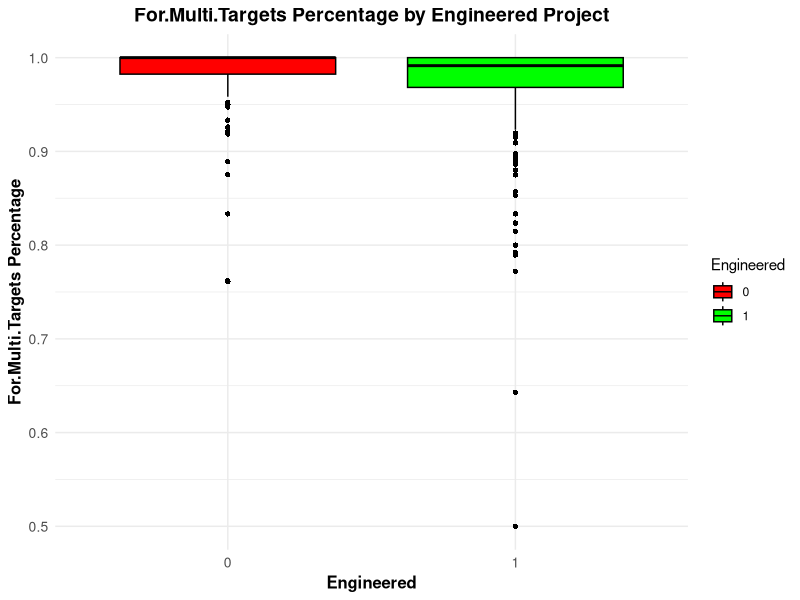

Here is the R script that generated this plot:
install.packages("ggplot2")
library(ggplot2)
library(car)
data = read.csv('../dataset/NicheSonarMergedCleaned.csv')


#-------------------------------------------------------------------#
#PYTHONIC_PERCENTAGE ANALYSIS

boxplot_gg <- ggplot(data, aes(x = factor(Engineered.ML.Project), y = pythonic_percentage)) +
  geom_boxplot(aes(fill = factor(Engineered.ML.Project)), color = "black", outlier.color = "black", outlier.shape = 16) +
  scale_fill_manual(values = c("0" = "red", "1" = "green")) +
  labs(title = "Pythonic Percentage by Engineered Project",
       x = "Engineered",
       y = "Pythonic Percentage",
       fill = "Engineered") +
  theme_minimal() +
  theme(plot.title = element_text(hjust = 0.5, size = 14, face = "bold"),
        axis.title.x = element_text(size = 12, face = "bold"),
        axis.title.y = element_text(size = 12, face = "bold"),
        axis.text.x = element_text(size = 10),
        axis.text.y = element_text(size = 10))

#ASSUMPTIONS FOR T-TEST
shapiro.test(data$pythonic_percentage[data$Engineered.ML.Project == 0])
shapiro.test(data$pythonic_percentage[data$Engineered.ML.Project == 1])

t_test_result <- t.test(pythonic_percentage ~ Engineered.ML.Project, data = data)
print(t_test_result)


#-------------------------------------------------------------------#


# Load necessary library
library(ggplot2)

# Define the Pythonic and Non-Pythonic columns
pythonic_cols <- c("PY_Assign.Multi.Targets", "PY_Call.Star", "PY_List.Comprehension", "PY_Dict.Comprehension", 
                   "PY_Set.Comprehension", "PY_Truth.Value.Test", "PY_Chain.Compare", "PY_For.Multi.Targets", 
                   "PY_For.Else")
non_pythonic_cols <- c("Assign.Multi.Targets", "Call.Star", "List.Comprehension", "Dict.Comprehension", 
                       "Set.Comprehension", "Truth.Value.Test", "Chain.Compare", "For.Multi.Targets", 
                       "For.Else")



# Calculate the Pythonic percentage for each idiom
for (i in 1:length(pythonic_cols)) {
  py_col <- pythonic_cols[i]
  percentage_col <- paste0(py_col, "_Percentage")
  data[[percentage_col]] <- data[[py_col]] / (data[[py_col]] + data[[non_pythonic_cols[i]]])
} 

# Wilcoxon test for each idiom percentage

wilcox.test(PY_Assign.Multi.Targets_Percentage ~ Engineered.ML.Project, data = data)
wilcox.test(PY_Call.Star_Percentage ~ Engineered.ML.Project, data = data)
wilcox.test(PY_List.Comprehension_Percentage ~ Engineered.ML.Project, data = data)
wilcox.test(PY_Dict.Comprehension_Percentage ~ Engineered.ML.Project, data = data)
wilcox.test(PY_Set.Comprehension_Percentage ~ Engineered.ML.Project, data = data)
wilcox.test(PY_Truth.Value.Test_Percentage ~ Engineered.ML.Project, data = data)
wilcox.test(PY_Chain.Compare_Percentage ~ Engineered.ML.Project, data = data)
wilcox.test(PY_For.Multi.Targets_Percentage ~ Engineered.ML.Project, data = data)
wilcox.test(PY_For.Else_Percentage ~ Engineered.ML.Project, data = data)

#Boxplot for Assign.Multi.Targets
boxplot_gg <- ggplot(data, aes(x = factor(Engineered.ML.Project), y = PY_Assign.Multi.Targets_Percentage)) +
  geom_boxplot(aes(fill = factor(Engineered.ML.Project)), color = "black", outlier.color = "black", outlier.shape = 16) +
  scale_fill_manual(values = c("0" = "red", "1" = "green")) +
  labs(title = "Assign.Multi.Targets Percentage by Engineered Project",
       x = "Engineered",
       y = "Assign.Multi.Targets Percentage",
       fill = "Engineered") +
  theme_minimal() +
  theme(plot.title = element_text(hjust = 0.5, size = 14, face = "bold"),
        axis.title.x = element_text(size = 12, face = "bold"),
        axis.title.y = element_text(size = 12, face = "bold"),
        axis.text.x = element_text(size = 10),
        axis.text.y = element_text(size = 10))

#Boxplot for Set.Comprehension
boxplot_gg <- ggplot(data, aes(x = factor(Engineered.ML.Project), y = PY_Set.Comprehension_Percentage)) +
  geom_boxplot(aes(fill = factor(Engineered.ML.Project)), color = "black", outlier.color = "black", outlier.shape = 16) +
  scale_fill_manual(values = c("0" = "red", "1" = "green")) +
  labs(title = "Set.Comprehension Percentage by Engineered Project",
       x = "Engineered",
       y = "Set.Comprehension Percentage",
       fill = "Engineered") +
  theme_minimal() +
  theme(plot.title = element_text(hjust = 0.5, size = 14, face = "bold"),
        axis.title.x = element_text(size = 12, face = "bold"),
        axis.title.y = element_text(size = 12, face = "bold"),
        axis.text.x = element_text(size = 10),
        axis.text.y = element_text(size = 10))

#Boxplot for Truth Value Test
boxplot_gg <- ggplot(data, aes(x = factor(Engineered.ML.Project), y = PY_Truth.Value.Test_Percentage)) +
  geom_boxplot(aes(fill = factor(Engineered.ML.Project)), color = "black", outlier.color = "black", outlier.shape = 16) +
  scale_fill_manual(values = c("0" = "red", "1" = "green")) +
  labs(title = "Truth Value Test Percentage by Engineered Project",
       x = "Engineered",
       y = "Truth Value Test Percentage",
       fill = "Engineered") +
  theme_minimal() +
  theme(plot.title = element_text(hjust = 0.5, size = 14, face = "bold"),
        axis.title.x = element_text(size = 12, face = "bold"),
        axis.title.y = element_text(size = 12, face = "bold"),
        axis.text.x = element_text(size = 10),
        axis.text.y = element_text(size = 10))

#Boxplot for For.Multi.Targets
boxplot_gg <- ggplot(data, aes(x = factor(Engineered.ML.Project), y = PY_For.Multi.Targets_Percentage)) +
  geom_boxplot(aes(fill = factor(Engineered.ML.Project)), color = "black", outlier.color = "black", outlier.shape = 16) +
  scale_fill_manual(values = c("0" = "red", "1" = "green")) +
  labs(title = "For.Multi.Targets Percentage by Engineered Project",
       x = "Engineered",
       y = "For.Multi.Targets Percentage",
       fill = "Engineered") +
  theme_minimal() +
  theme(plot.title = element_text(hjust = 0.5, size = 14, face = "bold"),
        axis.title.x = element_text(size = 12, face = "bold"),
        axis.title.y = element_text(size = 12, face = "bold"),
        axis.text.x = element_text(size = 10),
        axis.text.y = element_text(size = 10))









